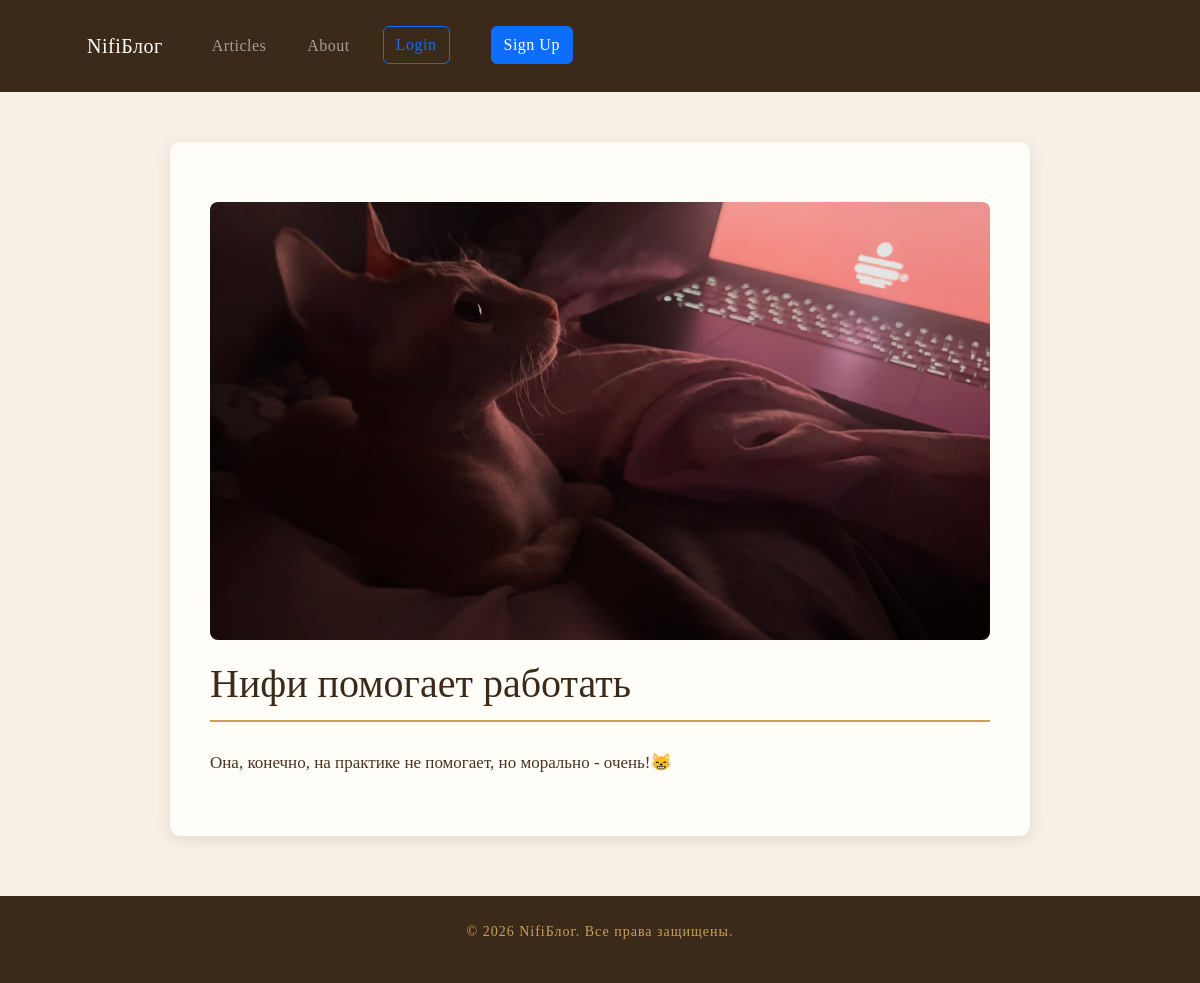
/articles/35zb/, run on the app's committed database.
### articles/models.py (models this page shows, shortened)
class Article(models.Model):
    title = models.CharField(max_length=200)
    slug = models.SlugField()
    body = models.TextField()
    date = models.DateTimeField(auto_now_add=True)
    thumbnail = models.ImageField(upload_to='images/', blank=True, default='images/default.jpg')
    author = models.ForeignKey(User, default=None, null=True, on_delete=models.CASCADE)

### articles/views.py (the view)
# urls.py: path('<slug:slug>/', views.article_item, name='article_detail'),
def article_item(request, slug):
    article = Article.objects.get(slug=slug)
    return render(request, template_name='articles/article_item.html', context={'article': article})

### articles/templates/articles/article_item.html (shortened to what this page needs)
{% extends "base_layout.html" %}
{% load static %}
{% block content %}
    <div class="article-detail">
        {% if article.thumbnail %}
        <img src="{{ article.thumbnail.url }}" alt="">
        {% endif %}
        <h1>{{ article.title }}</h1>
        <p>{{ article.body }}</p>
    </div>
{% endblock content %}

### static/css/style.css (style rules this page uses)
* { margin: 0; padding: 0; box-sizing: border-box; }
body { font-family: 'Georgia', serif; background-color: #f7f0e6; color: #3b2a1a; }
.article-detail { background-color: #fffdf8; max-width: 860px; margin: 40px auto; padding: 40px; border-radius: 10px; box-shadow: 0 4px 15px rgba(80, 50, 20, 0.1); }
.article-detail h1 { border-bottom: 2px solid #c9a05a; padding-bottom: 12px; margin-bottom: 25px; }
.article-detail p { line-height: 1.9; color: #4a3322; font-size: 17px; }
.article-detail img { width: 100%; max-height: 450px; object-fit: contain; background-color: #f5ede0; border-radius: 8px; margin: 20px 0; }

### data on the page
Article: thumbnail (picture), title "Нифи помогает работать", body "Она, конечно, на практике не помогает, но морально - очень!😸"
